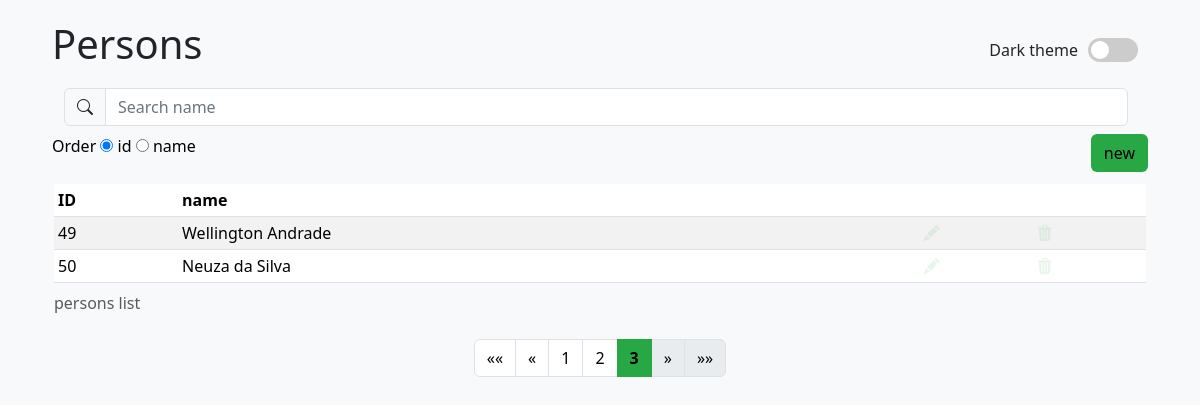
Page /core/?q=&order=id&page=3 on the committed database.
### core/models.py (models this page shows, shortened)
class Person(models.Model):
    name = models.CharField(max_length=100)

### core/views.py (the view)
# urls.py: 2. Add a URL to urlpatterns:  path('', views.home, name='home')
def home(request):
    query = request.GET.get('q', '')
    order = request.GET.get('order', 'id')
    if query:
        persons = Person.objects.filter(name__icontains=query).order_by(order)  # (containing)
    else:
        persons = Person.objects.all().order_by(order)
    paginator = Paginator(persons, 10)
    page_number = request.GET.get('page')
    page_obj = paginator.get_page(page_number)
    return render(request, "index.html", {'persons': page_obj, 'query': query, 'order': order})

### core/templates/index.html (shortened to what this page needs)
{% load static %}
<!DOCTYPE html>
<html lang="en">
<head>
    <link rel="stylesheet" href="{% static 'css/index.css' %}">
    <link href="https://cdn.jsdelivr.net/npm/bootstrap@5.3.3/dist/css/bootstrap.min.css" rel="stylesheet"
>
    <link rel="stylesheet" href="https://cdn.jsdelivr.net/npm/bootstrap-icons@1.11.3/font/bootstrap-icons.min.css">
</head>
<body class="hidden">
<div class="container">
    <div class="top">
        <div class="title-container">
            <h1 class="title"> Persons </h1>
            <nav class="navbar bg-body-tertiary">
                Dark theme
                <label class="switch">
                    <span class="slider"></span>
                </label>
            </nav>
        </div>
        <nav class="navbar bg-body-tertiary">
            <div class="container-fluid">
                <form class="d-flex" role="search" action="{% url 'url_home'  %}" method="get">
                    <div class="input-group">
                        <span class="input-group-text" id="basic-addon1"><i class="bi bi-search"></i></span>
                        <input class="form-control me-2" type="search" name="q" id="q" placeholder="Search name"
                               aria-label="Search" value="{{ request.GET.q }}">
                    </div>
                </form>
            </div>
        </nav>
        <div class="row-new">
            <div>
                <form method="get" action="{% url 'url_home' %}">
                    <label> Order </label>
                    <label>
                        <input type="radio" name="order" value="id" onchange="redirectToSearch()" {% if order == "id" %}checked{% endif %}> id
                    </label>
                    <label>
                        <input type="radio" name="order" value="name" onchange="redirectToSearch()" {% if order == "name" %}checked{% endif %}> name
                    </label>
                </form>
            </div>
            <div class="d-grid gap-2 d-md-flex justify-content-md-end">
                <a href="{% url 'url_new' %}">
                    <button class="btn btn-new" type="button">new</button>
                </a>
            </div>
        </div>
    </div>
    <div class="container container-body">
        <div class="container-table">
            <table class="table table-sm table-striped table-hover table-responsive .table-borderless">
                <caption>persons list</caption>
                <thead class="thead-light">
                <tr class="bg-primary">
                    <th scope="col">ID</th>
                    <th scope="col">name</th>
                    <th scope="col"></th>
                    <th scope="col"></th>
                </tr>
                </thead>
                <tbody>
                {% for person in persons %}
                <tr class="person-row">
                    <td> {{ person.id }}</td>
                    <td> {{ person.name }}</td>
                    <td><a href="{% url 'url_update' person.id %}?q={{ query }}&page={{ persons.number }}">
                        <i class="btn-edit bi bi-pencil-fill"></i></a>
                    </td>
                    <td><a href="{% url 'url_delete' person.id %}?q={{ query }}&page={{ persons.number }}">
                        <i class="btn-delete bi bi-trash3-fill"></i></a>
                    </td>
                    {% endfor %}
                </tr>
                </tbody>
            </table>
        </div>
        <div class="navigation">
            <nav aria-label="Page navigation ">
                <ul class="pagination justify-content-center">
                    <li class="page-item {% if not persons.has_previous %}disabled{% endif %}">
                        {% if persons.has_previous %}
                        <a class="page-link" href="?q={{ query }}&order={{order}}&page=1"
                           aria-label="First">
                            <span aria-hidden="true">&laquo;&laquo;</span>
                        </a>
                        {% else %}
                        <span class="page-link" aria-label="First">
                        <span aria-hidden="true">&laquo;&laquo;</span>
                    </span>
                        {% endif %}
                    </li>
                    <li class="page-item {% if not persons.has_previous %}disabled{% endif %}">
                        {% if persons.has_previous %}
                        <a class="page-link" href="?q={{ query }}&order={{order}}&page={{ persons.previous_page_number }}"
                           aria-label="Previous">
                            <span aria-hidden="true">&laquo;</span>
                        </a>
                        {% else %}
                        <span class="page-link" aria-label="Previous">
                        <span aria-hidden="true">&laquo;</span>
                    </span>
                        {% endif %}
                    </li>
                    {% for numPage in persons.paginator.page_range %}
                    <li class="page-item page-item-number{% if persons.number == numPage %} active {%endif%}">
                        <a class="page-link page-link-number" href="?q={{ query }}&order={{order}}&page={{ numPage }}">{{ numPage }}</a>
                    </li>
                    {% endfor %}
                    <li class="page-item {% if not persons.has_next %}disabled{% endif %}">
                        {% if persons.has_next %}
                        <a class="page-link" href="?q={{ query }}&order={{order}}&page={{ persons.next_page_number }}"
                           aria-label="Next">
                            <span aria-hidden="true">&raquo;</span>
                        </a>
                        {% else %}
                        <span class="page-link" aria-label="Next">
                        <span aria-hidden="true">&raquo;</span>
                    </span>
                        {% endif %}
                    </li>
                    <li class="page-item {% if not persons.has_next %}disabled{% endif %}">
                        {% if persons.has_next %}
                        <a class="page-link" href="?q={{ query }}&order={{order}}&page={{ persons.paginator.num_pages }}"
                           aria-label="Last">
                            <span aria-hidden="true">&raquo;&raquo;</span>
                        </a>
                        {% else %}
                        <span class="page-link" aria-label="Last">
                        <span aria-hidden="true">&raquo;&raquo;</span>
                    </span>
                        {% endif %}
                    </li>
                </ul>
            </nav>
        </div>
    </div>
</div>
</body>
</html>

### core/static/css/index.css (style rules this page uses)
:root { --color-light: #28a745; --color-dark: #52c41a; --text-color-light: black; --text-color-dark: white; --title-text-dark: #007000; --background-dark: #1b1b1b; --border: #575757; --background-default: #f8f9fa }
a { text-decoration: none !important; color: black !important; }
body { margin: 20px 30px !important; background-color: var(--background-default) !important; //#f8f9fa color: #333; }
body[data-theme="light"] input::placeholder { color: #6c757d; opacity: 1; }
.title { color: var(--title-text-light) !important; }
.title-container { display: flex; justify-content: space-between; }
.navbar>.container-fluid>form { //align-items: center !important; //margin-left: 10px; width: 100% !important; }
.navbar>.container-fluid { //justify-content: flex-start !important; }
.me-2 { margin-right: 0 !important; }
.btn-new, .btn-save { color: var(--text-color-light) !important; background-color: var(--color-light) !important; }
.pagination>.page-item, .pagination .page-link { color: black !important; }
.pagination .page-item.active, .active>.page-link, .page-link.active { background-color: var(--color-light) !important; color: var(--text-light); font-weight: bold !important; border-color: var(--color-light) !important; }
.container-table { width: 100%; height: auto;//250px; //background-color: blue; }
.btn-edit, .btn-delete { opacity: 0.1; pointer-events: none; transition: opacity 0.1s ease; color: var(--color-light); //#52c41a }
.bg-body-tertiary { background-color: var(--background-default) !important; }
.switch { position: relative; display: inline-block; width: 50px; height: 24px; margin: 10px; }
.slider { position: absolute; cursor: pointer; top: 0; left: 0; right: 0; bottom: 0; background-color: #ccc; transition: 0.4s; border-radius: 24px; }
.slider:before { position: absolute; content: ""; height: 18px; width: 18px; left: 3px; bottom: 3px; background-color: white; transition: 0.8s; border-radius: 50%; }

### rows in the picture
Person: id "49", name "Wellington Andrade"
Person: id "50", name "Neuza da Silva"

### other values in the picture
{{ numPage }} "1" "2" "3"
